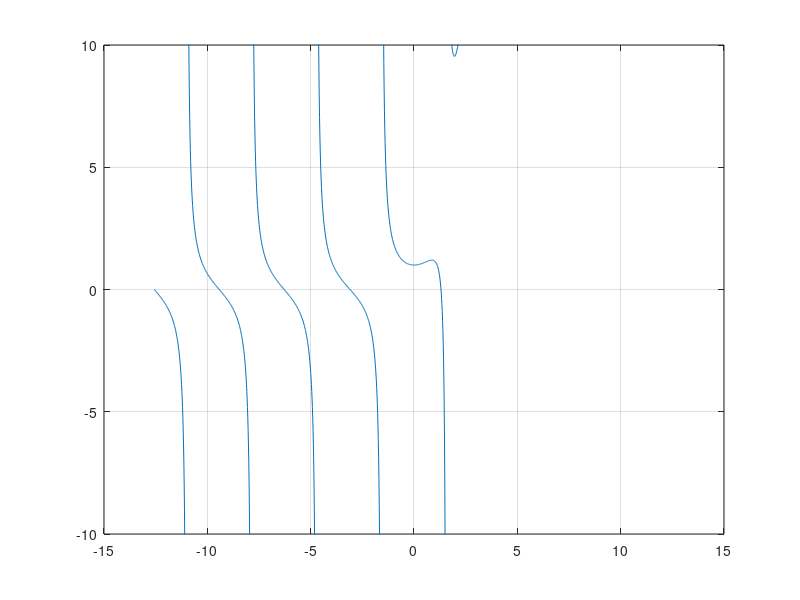
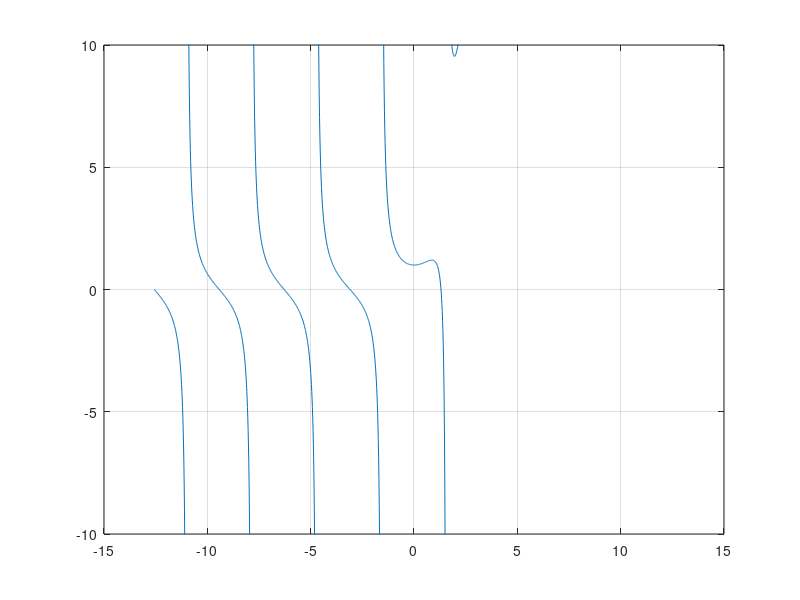

These figures' MATLAB source, in order: (Note: this script raises an error after producing the figures.)
% For Week 1 Friday Q&A
% Demonstration of fzero, which will be used in HW1-Q3
%
% Announcements to the students:
%  1. Scorelator has been set up. Please emailbox.
%  2. Students who added the class after Wed (Jan 7)
%     may not have registered to Scorelator. Please
%     let TA know in class on Friday (Jan 9)
%
% Tasks:
%  1. Q&A about video lectures
%  2. Demonstration of fzero
%      a. Take Prof Kutz's example
%      b. Introduce function handle @
%         (There is also a supplemental video on @)
%      c. Introduce fzero
%      d. Introduce options
%
%  Demonstrate the codes line by line.

%%

f = @(x) exp(x) - tan(x);

x = [-8:0.01:8]*pi/2;
y = f(x);
figure(1)
plot(x,y)       % Discuss the crazily large numbers
grid on
ylim([-10 10]) % Discuss the vertical lines is not real

%%
% Show the discontinuity
y(abs(y)>100)=nan; % Look at this a bit
figure(2)
plot(x,y)    % Discuss the effect of NaNs
grid on
ylim([-10 10])

%%

% Repeat Prof. Kutz's choice of interval
x0 = fzero(f,[-4 -2.8])
format long    % Discuss the number of digits shown
x0

% If a wrong interval is chosen
x0 = fzero(f,[-3 -2.8])

% Show all iterations
% Note: Those iterations generated by fzero are not
%       required by Scorelator
x0 = fzero(f,[-4 -2.8],optimset('Display','iter'))

% Specify the desired precision
x0 = fzero(f,[-4 -2.8],optimset('TolX',1e-4))

% With one estimate
x0 = fzero(f,-4,optimset('Display','iter'))

